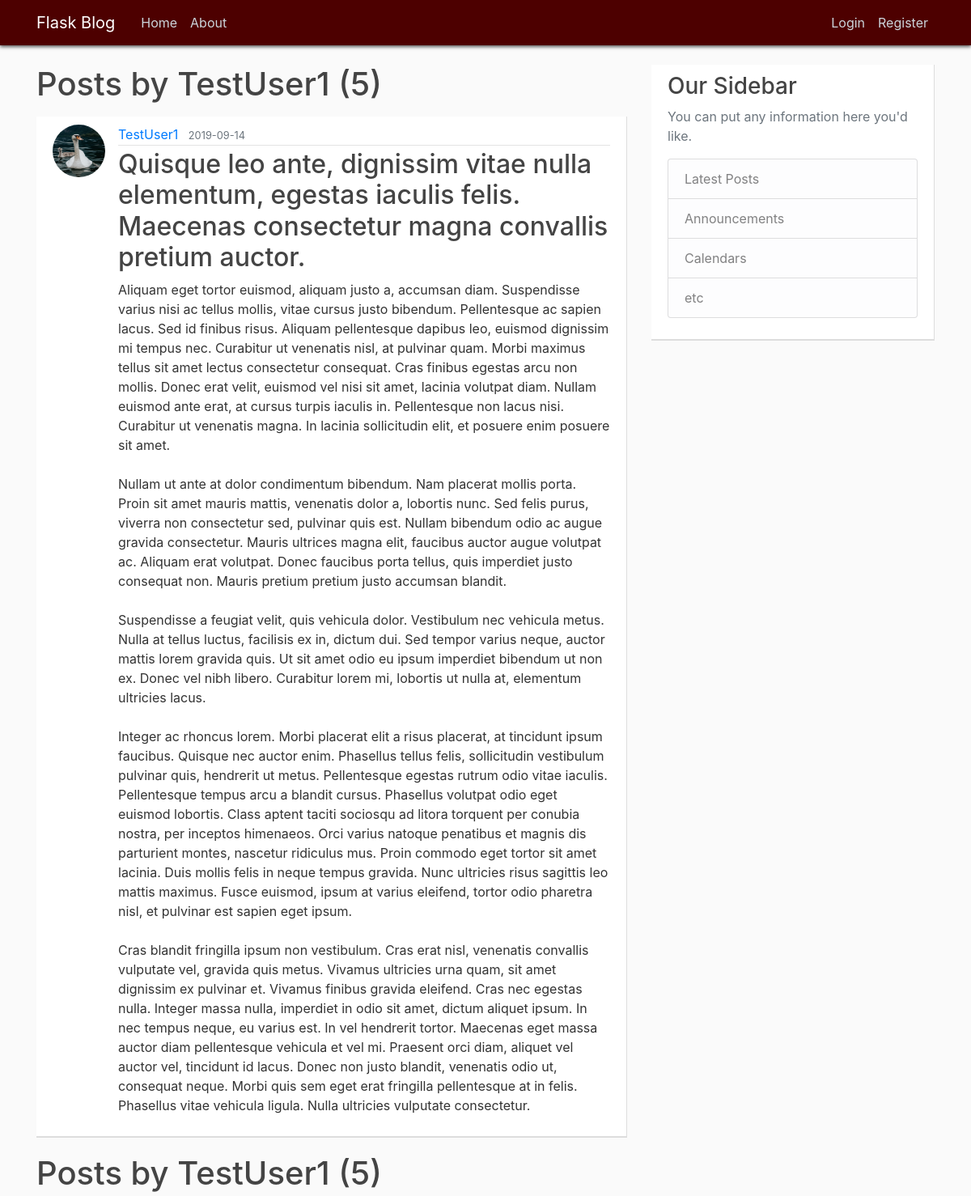
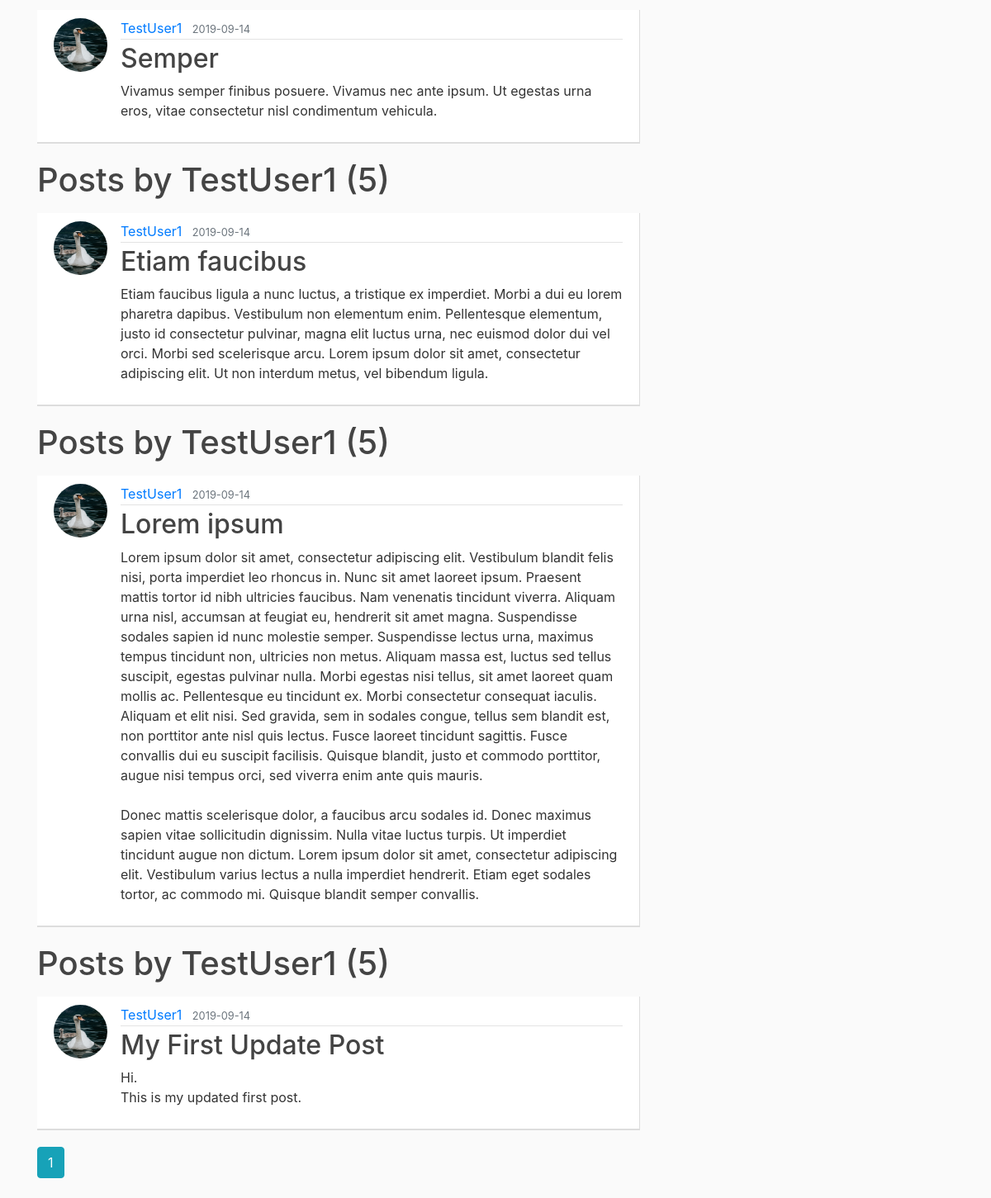
Page /user/TestUser1 on the committed database (2 pictures, top to bottom).
### pyflaskblog/models.py (models this page shows, shortened)
class Post(db.Model):
	id = db.Column(db.Integer, primary_key=True)
	title = db.Column(db.String(100), nullable=False)
	date_posted = db.Column(db.DateTime, nullable=False, default=datetime.utcnow)
	content = db.Column(db.Text, nullable=False)
	user_id = db.Column(db.Integer, db.ForeignKey('user.id'), nullable=False)

class User(db.Model, UserMixin):
	id = db.Column(db.Integer, primary_key=True)
	username = db.Column(db.String(20), unique=True, nullable=False)
	email = db.Column(db.String(120), unique=True, nullable=False)
	image_file = db.Column(db.String(20), nullable=False, default='default.jpg')
	password = db.Column(db.String(60), nullable=False)
	posts = db.relationship('Post', backref='author', lazy=True)

### pyflaskblog/users/routes.py (the view)
@users.route("/user/<string:username>")
def user_posts(username):
	page = request.args.get('page', 1, type=int)
	user = User.query.filter_by(username=username).first_or_404()
	posts = Post.query.filter_by(author=user)\
		.order_by(Post.date_posted.desc())\
		.paginate(page=page, per_page=5)
	return render_template('user_posts.html', posts=posts, user=user)

### pyflaskblog/templates/user_posts.html
{% extends "layout.html" %}
{% block content %}
	{% for post in posts.items %}
		<h1 class="mb-3">Posts by {{ user.username }} ({{ posts.total }})</h1>
		<article class="media content-section">
		  <img class="rounded-circle article-img" src="{{ url_for('static', filename='profile_pics/' + post.author.image_file) }}">
		  <div class="media-body">
		    <div class="article-metadata">
		      <a class="mr-2" href="{{ url_for('users.user_posts', username=post.author.username) }}">{{ post.author.username }}</a>
		      <small class="text-muted">{{ post.date_posted.strftime('%Y-%m-%d') }}</small>
		    </div>
		    <h2><a class="article-title" href="{{ url_for('posts.post', post_id=post.id) }}">{{ post.title }}</a></h2>
		    <p class="article-content">{{ post.content }}</p>
		  </div>
		</article>
	{% endfor %}
	{% for page_num in posts.iter_pages(left_edge=1, right_edge=1, left_current=1, right_current=2) %}
		{% if page_num %}
			{% if posts.page == page_num %}
				<a class="btn btn-info mb-4" href="{{ url_for('users.user_posts', username=user.username,  page=page_num) }}">{{ page_num }}</a>
			{% else %}
				<a class="btn btn-outline-info mb-4" href="{{ url_for('users.user_posts', username=user.username, page=page_num) }}">{{ page_num }}</a>
			{% endif %}
		{% else %}
			...
		{% endif %}
	{% endfor %}
{% endblock content %}

### pyflaskblog/static/main.css (style rules this page uses)
body { background: #fafafa; color: #333333; margin-top: 5rem; }
h1, h2, h3, h4, h5, h6 { color: #444444; }
.content-section { background: #ffffff; padding: 10px 20px; border-bottom: 2px solid #dddddd; border-right: 1px solid #dddddd; margin-bottom: 20px; }
.article-title { color: #444444; }
.article-content { white-space: pre-line; }
.article-img { height: 65px; width: 65px; margin-right: 16px; }
.article-metadata { padding-bottom: 1px; margin-bottom: 4px; border-bottom: 1px solid #e3e3e3 }

### rows in the picture
Post: total "5", image_file (placeholder picture), author.username "TestUser1", date_posted "2019-09-14", title "Quisque leo ante, dignissim vitae nulla elementum, egestas iaculis felis. Maecenas consectetur magna convallis pretium auctor.", content "Aliquam eget tortor euismod, aliquam justo a, accumsan diam. Suspendisse varius nisi ac tellus mollis, vitae cursus justo bibendum. Pellentesque ac sapien lacus. Sed id finibus risus. Aliquam pellentesque dapibus leo, euismod dignissim mi tempus nec. Curabitur ut venenatis nisl, at pulvinar quam. Morbi maximus tellus sit amet lectus consectetur consequat. Cras finibus egestas arcu non mollis. Donec erat velit, euismod vel nisi sit amet, lacinia volutpat diam. Nullam euismod ante erat, at cursus turpis iaculis in. Pellentesque non lacus nisi. Curabitur ut venenatis magna. In lacinia sollicitudin elit, et posuere enim posuere sit amet. Nullam ut ante at dolor condimentum bibendum. Nam…"
User: username "TestUser1"
Post: total "5", image_file (placeholder picture), author.username "TestUser1", date_posted "2019-09-14", title "Semper", content "Vivamus semper finibus posuere. Vivamus nec ante ipsum. Ut egestas urna eros, vitae consectetur nisl condimentum vehicula."
Post: total "5", image_file (placeholder picture), author.username "TestUser1", date_posted "2019-09-14", title "Etiam faucibus", content "Etiam faucibus ligula a nunc luctus, a tristique ex imperdiet. Morbi a dui eu lorem pharetra dapibus. Vestibulum non elementum enim. Pellentesque elementum, justo id consectetur pulvinar, magna elit luctus urna, nec euismod dolor dui vel orci. Morbi sed scelerisque arcu. Lorem ipsum dolor sit amet, consectetur adipiscing elit. Ut non interdum metus, vel bibendum ligula."
Post: total "5", image_file (placeholder picture), author.username "TestUser1", date_posted "2019-09-14", title "Lorem ipsum", content "Lorem ipsum dolor sit amet, consectetur adipiscing elit. Vestibulum blandit felis nisi, porta imperdiet leo rhoncus in. Nunc sit amet laoreet ipsum. Praesent mattis tortor id nibh ultricies faucibus. Nam venenatis tincidunt viverra. Aliquam urna nisl, accumsan at feugiat eu, hendrerit sit amet magna. Suspendisse sodales sapien id nunc molestie semper. Suspendisse lectus urna, maximus tempus tincidunt non, ultricies non metus. Aliquam massa est, luctus sed tellus suscipit, egestas pulvinar nulla. Morbi egestas nisi tellus, sit amet laoreet quam mollis ac. Pellentesque eu tincidunt ex. Morbi consectetur consequat iaculis. Aliquam et elit nisi. Sed gravida, sem in sodales congue, tellus sem…"
Post: total "5", image_file (placeholder picture), author.username "TestUser1", date_posted "2019-09-14", title "My First Update Post", content "Hi. This is my updated first post."

### other values in the picture
{{ page_num }} "1"
